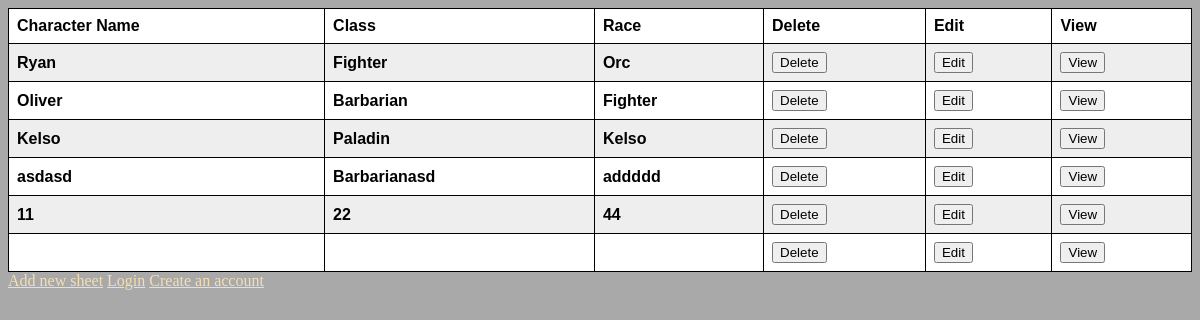
The page / on the database its author committed.
### charactersheet.py (models this page shows)
class sheet(db.Model):
    CharID = db.Column(db.Integer, primary_key = True)
    CharacterName = db.Column(db.String)
    CharacterClass = db.Column(db.String)
    Level = db.Column(db.Integer)
    Background = db.Column(db.String)
    Race = db.Column(db.String)
    Alignment = db.Column(db.String(2))

### charactersheet.py (the view)
@app.route('/')
def contents():
    sheets = sheet.query.all()
    return render_template('contents.html', sheets=sheets)

### templates/contents.html (shortened to what this page needs)
<!DOCTYPE html>
<html lang="en">
<head>
    <link rel="stylesheet" href="{{url_for('static', filename='styles.css')}}">
</head>
<body>
    <table>
        <tr>
            <th><b>Character Name</b></th>
            <th><b>Class</b></th>
            <th><b>Race</b></th>
            <th>Delete</th>
            <th>Edit</th>
            <th>View</th>
        </tr>
        {% for item in sheets %}
            <tr>
                <th>{{ item.CharacterName }}</th>
                <th>{{ item.CharacterClass }}</th>
                <th>{{ item.Race }}</th>
                <td>
                    <form action="/delete" method="POST">
                        <input type="submit" value="Delete">
                    </form>
                </td>
                <td>
                    <form action="/edit/{{ item[0] }}" method="GET">
                        <input type ="submit" value="Edit">
                    </form>
                </td>
                <td>
                    <form action="/view/{{ item[0] }}" method="GET">
                        <input type="submit" value="View">
                    </form>
                </td>
            </tr>
        {% endfor %}
    </table>
    <a href="/add">Add new sheet</a>
    <a href="/login">Login</a>
    <a href="/createuser">Create an account</a>
</body>
</html>

### static/styles.css (style rules this page uses)
table { font-family: arial, sans-serif; border-collapse: collapse; width: 100%; }
td, th { border: 1px solid #000000; text-align: left; padding: 8px; }
tr:nth-child(even) { background-color: #eeeeee; }
tr:nth-child(odd) { background-color: white; }
body { background-color: darkgrey; }
a { color: wheat; }

### rows shown on the page
sheet: CharacterName "Ryan", CharacterClass "Fighter", Race "Orc"
sheet: CharacterName "Oliver", CharacterClass "Barbarian", Race "Fighter"
sheet: CharacterName "Kelso", CharacterClass "Paladin", Race "Kelso"
sheet: CharacterName "asdasd", CharacterClass "Barbarianasd", Race "addddd"
sheet: CharacterName "11", CharacterClass "22", Race "44"
